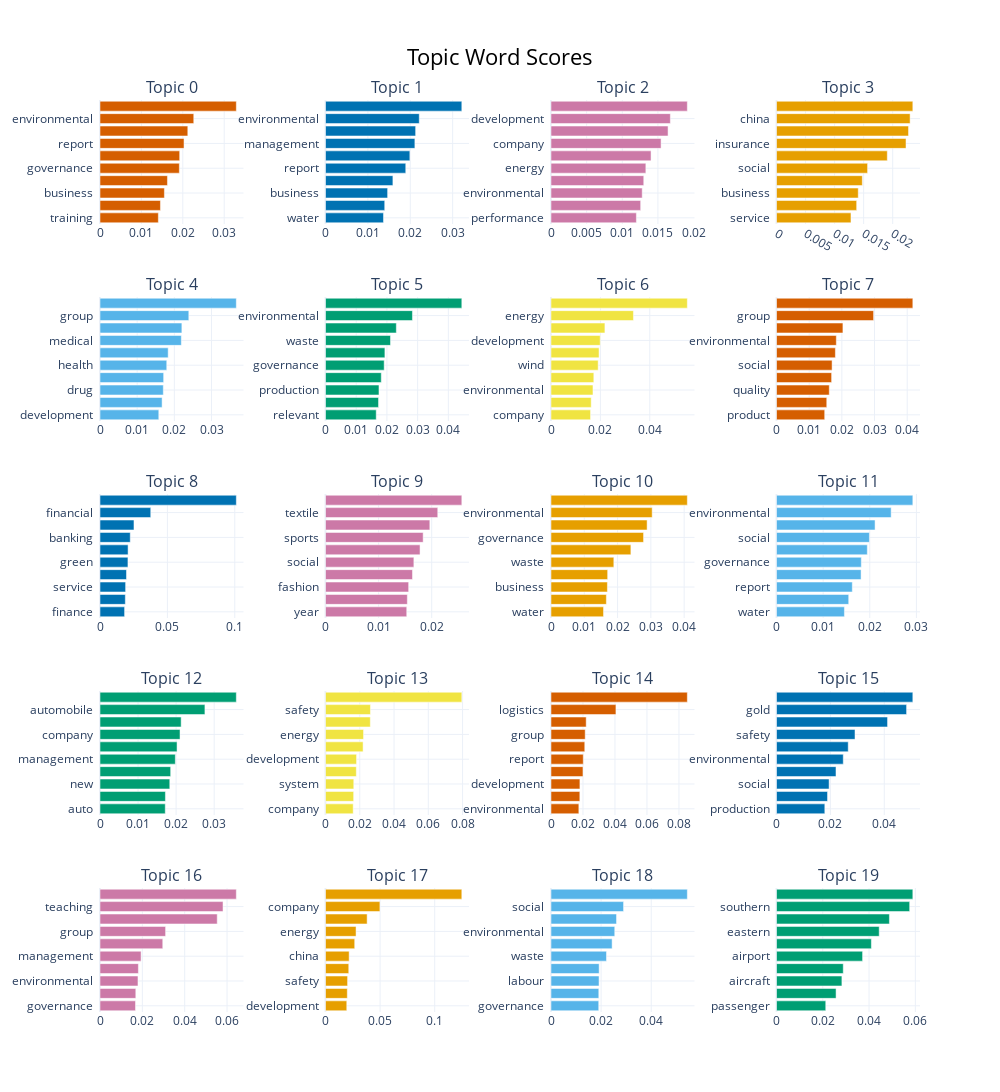

Write notebook code for a chart like this one.
### Markdown cell above
- min_topic_size = 10 yield 100 topics 
- min_topic_size = 30 yield 22 topics (x) not good

### Code cell
topic_model_2 = BERTopic.load("/Users/irene/PycharmProjects/webscraping/ESG/ESG/model/bertopic/full_sample_bertopic_20")
topic_model_2.visualize_barchart(top_n_topics=20, n_words=20)

### Figure 1 — Plotly figure (JSON) as saved in the notebook; plotly's stock layout.template omitted (floating-point values rounded to 4 significant figures)
{"data": [{"marker": {"color": "#D55E00"}, "orientation": "h", "type": "bar", "x": [0.01409, 0.0146, 0.01555, 0.01629, 0.01916, 0.01924, 0.02029, 0.02121, 0.02264, 0.03292], "xaxis": "x", "y": ["training  ", "waste  ", "business  ", "safety  ", "governance  ", "management  ", "report  ", "social  ", "environmental  ", "group  "], "yaxis": "y"}, {"marker": {"color": "#0072B2"}, "orientation": "h", "type": "bar", "x": [0.01368, 0.01397, 0.01466, 0.0159, 0.01894, 0.0199, 0.02109, 0.02127, 0.02212, 0.03216], "xaxis": "x2", "y": ["water  ", "development  ", "business  ", "safety  ", "report  ", "governance  ", "management  ", "social  ", "environmental  ", "group  "], "yaxis": "y2"}, {"marker": {"color": "#CC79A7"}, "orientation": "h", "type": "bar", "x": [0.01198, 0.01258, 0.0128, 0.01302, 0.01331, 0.01404, 0.01544, 0.01643, 0.01675, 0.01913], "xaxis": "x3", "y": ["performance  ", "hong  ", "environmental  ", "safety  ", "energy  ", "business  ", "company  ", "report  ", "development  ", "management  "], "yaxis": "y3"}, {"marker": {"color": "#E69F00"}, "orientation": "h", "type": "bar", "x": [0.01282, 0.0138, 0.01407, 0.01477, 0.01568, 0.01907, 0.02229, 0.02272, 0.023, 0.02347], "xaxis": "x4", "y": ["service  ", "responsibility  ", "business  ", "system  ", "social  ", "development  ", "insurance  ", "management  ", "china  ", "company  "], "yaxis": "y4"}, {"marker": {"color": "#56B4E9"}, "orientation": "h", "type": "bar", "x": [0.01582, 0.01671, 0.01703, 0.01713, 0.01796, 0.01834, 0.02188, 0.02203, 0.02389, 0.03668], "xaxis": "x5", "y": ["development  ", "social  ", "drug  ", "environmental  ", "health  ", "quality  ", "medical  ", "management  ", "group  ", "pharmaceutical  "], "yaxis": "y5"}, {"marker": {"color": "#009E73"}, "orientation": "h", "type": "bar", "x": [0.01652, 0.01727, 0.01741, 0.01816, 0.01911, 0.01934, 0.02117, 0.02306, 0.02831, 0.04439], "xaxis": "x6", "y": ["relevant  ", "labour  ", "production  ", "training  ", "governance  ", "report  ", "waste  ", "social  ", "environmental  ", "group  "], "yaxis": "y6"}, {"marker": {"color": "#F0E442"}, "orientation": "h", "type": "bar", "x": [0.01602, 0.01628, 0.017, 0.01734, 0.0191, 0.01945, 0.01993, 0.02183, 0.03338, 0.0552], "xaxis": "x7", "y": ["company  ", "nuclear  ", "environmental  ", "group  ", "wind  ", "safety  ", "development  ", "management  ", "energy  ", "power  "], "yaxis": "y7"}, {"marker": {"color": "#D55E00"}, "orientation": "h", "type": "bar", "x": [0.01475, 0.01538, 0.01615, 0.01687, 0.01701, 0.01802, 0.01831, 0.02033, 0.02971, 0.04172], "xaxis": "x8", "y": ["product  ", "governance  ", "quality  ", "report  ", "social  ", "management  ", "environmental  ", "safety  ", "group  ", "food  "], "yaxis": "y8"}, {"marker": {"color": "#0072B2"}, "orientation": "h", "type": "bar", "x": [0.01824, 0.01879, 0.019, 0.01965, 0.02073, 0.02083, 0.02244, 0.02521, 0.03765, 0.1011], "xaxis": "x9", "y": ["finance  ", "development  ", "service  ", "management  ", "green  ", "branch  ", "banking  ", "credit  ", "financial  ", "bank  "], "yaxis": "y9"}, {"marker": {"color": "#CC79A7"}, "orientation": "h", "type": "bar", "x": [0.0153, 0.01541, 0.01566, 0.01638, 0.01664, 0.01781, 0.01839, 0.01965, 0.02114, 0.02567], "xaxis": "x10", "y": ["year  ", "production  ", "fashion  ", "management  ", "social  ", "report  ", "sports  ", "environmental  ", "textile  ", "group  "], "yaxis": "y10"}, {"marker": {"color": "#E69F00"}, "orientation": "h", "type": "bar", "x": [0.01577, 0.01663, 0.01694, 0.01702, 0.01887, 0.02399, 0.0278, 0.02887, 0.03039, 0.04095], "xaxis": "x11", "y": ["water  ", "safety  ", "business  ", "management  ", "waste  ", "report  ", "governance  ", "social  ", "environmental  ", "group  "], "yaxis": "y11"}, {"marker": {"color": "#56B4E9"}, "orientation": "h", "type": "bar", "x": [0.01456, 0.01549, 0.01625, 0.01814, 0.01819, 0.01947, 0.01992, 0.02114, 0.02459, 0.02924], "xaxis": "x12", "y": ["water  ", "business  ", "report  ", "safety  ", "governance  ", "production  ", "social  ", "management  ", "environmental  ", "group  "], "yaxis": "y12"}, {"marker": {"color": "#009E73"}, "orientation": "h", "type": "bar", "x": [0.01715, 0.01719, 0.01833, 0.01857, 0.01979, 0.02024, 0.02102, 0.02132, 0.02757, 0.03582], "xaxis": "x13", "y": ["auto  ", "development  ", "new  ", "group  ", "management  ", "wall  ", "company  ", "vehicle  ", "automobile  ", "motor  "], "yaxis": "y13"}, {"marker": {"color": "#F0E442"}, "orientation": "h", "type": "bar", "x": [0.01617, 0.01643, 0.0165, 0.01799, 0.01813, 0.02194, 0.02221, 0.02616, 0.02623, 0.07956], "xaxis": "x14", "y": ["company  ", "environmental  ", "system  ", "china  ", "development  ", "group  ", "energy  ", "management  ", "safety  ", "gas  "], "yaxis": "y14"}, {"marker": {"color": "#D55E00"}, "orientation": "h", "type": "bar", "x": [0.01742, 0.01804, 0.01808, 0.01999, 0.02018, 0.02112, 0.02138, 0.022, 0.0406, 0.08524], "xaxis": "x15", "y": ["environmental  ", "safety  ", "development  ", "terminal  ", "report  ", "management  ", "group  ", "container  ", "logistics  ", "shipping  "], "yaxis": "y15"}, {"marker": {"color": "#0072B2"}, "orientation": "h", "type": "bar", "x": [0.01794, 0.01894, 0.01953, 0.02208, 0.02479, 0.02662, 0.02914, 0.04122, 0.04829, 0.05061], "xaxis": "x16", "y": ["production  ", "management  ", "social  ", "company  ", "environmental  ", "group  ", "safety  ", "mining  ", "gold  ", "mine  "], "yaxis": "y16"}, {"marker": {"color": "#CC79A7"}, "orientation": "h", "type": "bar", "x": [0.01677, 0.01691, 0.01794, 0.01813, 0.0194, 0.02964, 0.03098, 0.05537, 0.0581, 0.06439], "xaxis": "x17", "y": ["governance  ", "student  ", "environmental  ", "social  ", "management  ", "campus  ", "group  ", "school  ", "teaching  ", "education  "], "yaxis": "y17"}, {"marker": {"color": "#E69F00"}, "orientation": "h", "type": "bar", "x": [0.01948, 0.01996, 0.02021, 0.02129, 0.02165, 0.02674, 0.02797, 0.03812, 0.04982, 0.1248], "xaxis": "x18", "y": ["development  ", "management  ", "safety  ", "production  ", "china  ", "mine  ", "energy  ", "mining  ", "company  ", "coal  "], "yaxis": "y18"}, {"marker": {"color": "#56B4E9"}, "orientation": "h", "type": "bar", "x": [0.01905, 0.01908, 0.01918, 0.01921, 0.02214, 0.0244, 0.02544, 0.02615, 0.02896, 0.05441], "xaxis": "x19", "y": ["governance  ", "limited  ", "labour  ", "business  ", "waste  ", "report  ", "environmental  ", "period  ", "social  ", "group  "], "yaxis": "y19"}, {"marker": {"color": "#009E73"}, "orientation": "h", "type": "bar", "x": [0.02128, 0.02574, 0.02827, 0.02885, 0.0372, 0.04099, 0.04438, 0.04879, 0.05755, 0.05892], "xaxis": "x20", "y": ["passenger  ", "service  ", "aircraft  ", "air  ", "airport  ", "aviation  ", "eastern  ", "flight  ", "southern  ", "china  "], "yaxis": "y20"}], "layout": {"annotations": [{"font": {"size": 16}, "showarrow": false, "text": "Topic 0", "x": 0.0875, "xanchor": "center", "xref": "paper", "y": 1.0, "yanchor": "bottom", "yref": "paper"}, {"font": {"size": 16}, "showarrow": false, "text": "Topic 1", "x": 0.3625, "xanchor": "center", "xref": "paper", "y": 1.0, "yanchor": "bottom", "yref": "paper"}, {"font": {"size": 16}, "showarrow": false, "text": "Topic 2", "x": 0.6375, "xanchor": "center", "xref": "paper", "y": 1.0, "yanchor": "bottom", "yref": "paper"}, {"font": {"size": 16}, "showarrow": false, "text": "Topic 3", "x": 0.9125, "xanchor": "center", "xref": "paper", "y": 1.0, "yanchor": "bottom", "yref": "paper"}, {"font": {"size": 16}, "showarrow": false, "text": "Topic 4", "x": 0.0875, "xanchor": "center", "xref": "paper", "y": 0.784, "yanchor": "bottom", "yref": "paper"}, {"font": {"size": 16}, "showarrow": false, "text": "Topic 5", "x": 0.3625, "xanchor": "center", "xref": "paper", "y": 0.784, "yanchor": "bottom", "yref": "paper"}, {"font": {"size": 16}, "showarrow": false, "text": "Topic 6", "x": 0.6375, "xanchor": "center", "xref": "paper", "y": 0.784, "yanchor": "bottom", "yref": "paper"}, {"font": {"size": 16}, "showarrow": false, "text": "Topic 7", "x": 0.9125, "xanchor": "center", "xref": "paper", "y": 0.784, "yanchor": "bottom", "yref": "paper"}, {"font": {"size": 16}, "showarrow": false, "text": "Topic 8", "x": 0.0875, "xanchor": "center", "xref": "paper", "y": 0.568, "yanchor": "bottom", "yref": "paper"}, {"font": {"size": 16}, "showarrow": false, "text": "Topic 9", "x": 0.3625, "xanchor": "center", "xref": "paper", "y": 0.568, "yanchor": "bottom", "yref": "paper"}, {"font": {"size": 16}, "showarrow": false, "text": "Topic 10", "x": 0.6375, "xanchor": "center", "xref": "paper", "y": 0.568, "yanchor": "bottom", "yref": "paper"}, {"font": {"size": 16}, "showarrow": false, "text": "Topic 11", "x": 0.9125, "xanchor": "center", "xref": "paper", "y": 0.568, "yanchor": "bottom", "yref": "paper"}, {"font": {"size": 16}, "showarrow": false, "text": "Topic 12", "x": 0.0875, "xanchor": "center", "xref": "paper", "y": 0.352, "yanchor": "bottom", "yref": "paper"}, {"font": {"size": 16}, "showarrow": false, "text": "Topic 13", "x": 0.3625, "xanchor": "center", "xref": "paper", "y": 0.352, "yanchor": "bottom", "yref": "paper"}, {"font": {"size": 16}, "showarrow": false, "text": "Topic 14", "x": 0.6375, "xanchor": "center", "xref": "paper", "y": 0.352, "yanchor": "bottom", "yref": "paper"}, {"font": {"size": 16}, "showarrow": false, "text": "Topic 15", "x": 0.9125, "xanchor": "center", "xref": "paper", "y": 0.352, "yanchor": "bottom", "yref": "paper"}, {"font": {"size": 16}, "showarrow": false, "text": "Topic 16", "x": 0.0875, "xanchor": "center", "xref": "paper", "y": 0.136, "yanchor": "bottom", "yref": "paper"}, {"font": {"size": 16}, "showarrow": false, "text": "Topic 17", "x": 0.3625, "xanchor": "center", "xref": "paper", "y": 0.136, "yanchor": "bottom", "yref": "paper"}, {"font": {"size": 16}, "showarrow": false, "text": "Topic 18", "x": 0.6375, "xanchor": "center", "xref": "paper", "y": 0.136, "yanchor": "bottom", "yref": "paper"}, {"font": {"size": 16}, "showarrow": false, "text": "Topic 19", "x": 0.9125, "xanchor": "center", "xref": "paper", "y": 0.136, "yanchor": "bottom", "yref": "paper"}], "height": 1250, "hoverlabel": {"bgcolor": "white", "font": {"family": "Rockwell", "size": 16}}, "showlegend": false, "title": {"font": {"color": "Black", "size": 22}, "text": "Topic Word Scores", "x": 0.5, "xanchor": "center", "yanchor": "top"}, "width": 1000, "xaxis": {"anchor": "y", "domain": [0, 0.175], "showgrid": true}, "xaxis10": {"anchor": "y10", "domain": [0.275, 0.45], "showgrid": true}, "xaxis11": {"anchor": "y11", "domain": [0.55, 0.725], "showgrid": true}, "xaxis12": {"anchor": "y12", "domain": [0.825, 1], "showgrid": true}, "xaxis13": {"anchor": "y13", "domain": [0, 0.175], "showgrid": true}, "xaxis14": {"anchor": "y14", "domain": [0.275, 0.45], "showgrid": true}, "xaxis15": {"anchor": "y15", "domain": [0.55, 0.725], "showgrid": true}, "xaxis16": {"anchor": "y16", "domain": [0.825, 1], "showgrid": true}, "xaxis17": {"anchor": "y17", "domain": [0, 0.175], "showgrid": true}, "xaxis18": {"anchor": "y18", "domain": [0.275, 0.45], "showgrid": true}, "xaxis19": {"anchor": "y19", "domain": [0.55, 0.725], "showgrid": true}, "xaxis2": {"anchor": "y2", "domain": [0.275, 0.45], "showgrid": true}, "xaxis20": {"anchor": "y20", "domain": [0.825, 1], "showgrid": true}, "xaxis3": {"anchor": "y3", "domain": [0.55, 0.725], "showgrid": true}, "xaxis4": {"anchor": "y4", "domain": [0.825, 1], "showgrid": true}, "xaxis5": {"anchor": "y5", "domain": [0, 0.175], "showgrid": true}, "xaxis6": {"anchor": "y6", "domain": [0.275, 0.45], "showgrid": true}, "xaxis7": {"anchor": "y7", "domain": [0.55, 0.725], "showgrid": true}, "xaxis8": {"anchor": "y8", "domain": [0.825, 1], "showgrid": true}, "xaxis9": {"anchor": "y9", "domain": [0, 0.175], "showgrid": true}, "yaxis": {"anchor": "x", "domain": [0.864, 1.0], "showgrid": true}, "yaxis10": {"anchor": "x10", "domain": [0.432, 0.568], "showgrid": true}, "yaxis11": {"anchor": "x11", "domain": [0.432, 0.568], "showgrid": true}, "yaxis12": {"anchor": "x12", "domain": [0.432, 0.568], "showgrid": true}, "yaxis13": {"anchor": "x13", "domain": [0.216, 0.352], "showgrid": true}, "yaxis14": {"anchor": "x14", "domain": [0.216, 0.352], "showgrid": true}, "yaxis15": {"anchor": "x15", "domain": [0.216, 0.352], "showgrid": true}, "yaxis16": {"anchor": "x16", "domain": [0.216, 0.352], "showgrid": true}, "yaxis17": {"anchor": "x17", "domain": [0, 0.136], "showgrid": true}, "yaxis18": {"anchor": "x18", "domain": [0, 0.136], "showgrid": true}, "yaxis19": {"anchor": "x19", "domain": [0, 0.136], "showgrid": true}, "yaxis2": {"anchor": "x2", "domain": [0.864, 1.0], "showgrid": true}, "yaxis20": {"anchor": "x20", "domain": [0, 0.136], "showgrid": true}, "yaxis3": {"anchor": "x3", "domain": [0.864, 1.0], "showgrid": true}, "yaxis4": {"anchor": "x4", "domain": [0.864, 1.0], "showgrid": true}, "yaxis5": {"anchor": "x5", "domain": [0.648, 0.784], "showgrid": true}, "yaxis6": {"anchor": "x6", "domain": [0.648, 0.784], "showgrid": true}, "yaxis7": {"anchor": "x7", "domain": [0.648, 0.784], "showgrid": true}, "yaxis8": {"anchor": "x8", "domain": [0.648, 0.784], "showgrid": true}, "yaxis9": {"anchor": "x9", "domain": [0.432, 0.568], "showgrid": true}}}
